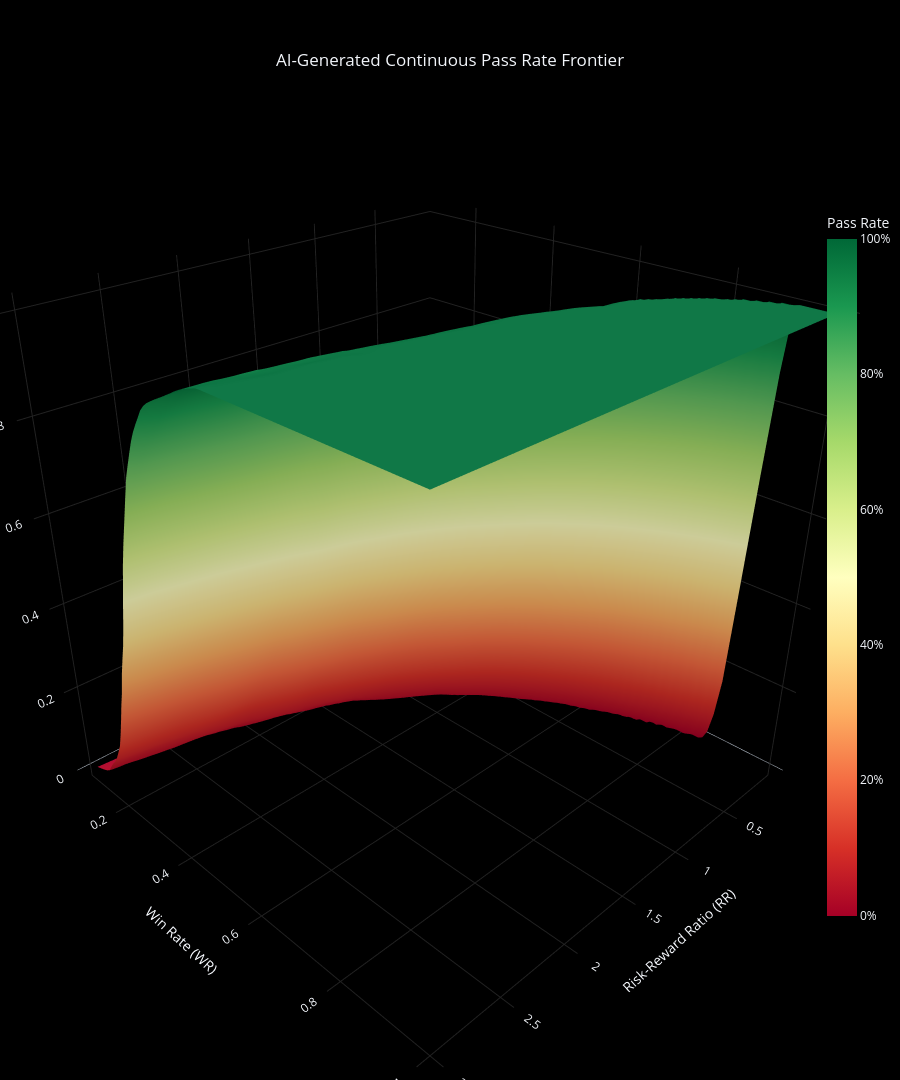

Notebook cell for this chart:
### Code cell
# 1. Create the massive, high-density evaluation grid
dense_rr = np.linspace(df_validation['RR'].min(), df_validation['RR'].max(), 100)
dense_wr = np.linspace(df_validation['WR'].min(), df_validation['WR'].max(), 100)
RR_mesh, WR_mesh = np.meshgrid(dense_rr, dense_wr)

# Calculate EV for each point in the grid
EV_mesh = (WR_mesh * RR_mesh) - (1 - WR_mesh)

# Flatten and scale the grid coordinates
grid_inputs = np.c_[RR_mesh.ravel(), WR_mesh.ravel()]
grid_inputs_scaled = scaler.transform(grid_inputs)

# 2. Convert to Tensor and smash it through the GPU
grid_tensor = torch.tensor(grid_inputs_scaled, dtype=torch.float32).to(device)
nn_model.eval()
with torch.no_grad():
    predictions_tensor = nn_model(grid_tensor)
    Z_smooth = predictions_tensor.cpu().numpy().reshape(RR_mesh.shape)

Z_smooth = np.clip(Z_smooth, 0.0, 1.0)

# Pre-format hover text
hover_text = np.empty(RR_mesh.shape, dtype=object)
for i in range(len(dense_wr)):
    for j in range(len(dense_rr)):
        hover_text[i, j] = f"<b>RR:</b> {dense_rr[j]:.2f}<br><b>WR:</b> {dense_wr[i]:.1%}<br><b>Pass Rate:</b> {Z_smooth[i,j]:.1%}<br><b>EV:</b> {EV_mesh[i,j]:.3f}"

# 3. Build the Ultimate Dark Mode Surface Map
fig_smooth = go.Figure(data=[go.Surface(
    x=dense_rr, y=dense_wr, z=Z_smooth,
    hovertext=hover_text,
    colorscale='RdYlGn',
    hoverinfo='text',
    colorbar=dict(title=dict(text='Pass Rate', side='top'), tickformat='.0%', x=0.95, len=0.7)
)])

fig_smooth.update_layout(
    template='plotly_dark', paper_bgcolor='#000000', autosize=True, height=1080,
    margin=dict(l=0, r=0, b=0, t=50),
    title={'text': "AI-Generated Continuous Pass Rate Frontier", 'y': 0.95, 'x': 0.5, 'xanchor': 'center'},
    scene=dict(
        bgcolor='#000000',
        xaxis=dict(backgroundcolor='#000000', gridcolor='#222222', showbackground=True, title='Risk-Reward Ratio (RR)'),
        yaxis=dict(backgroundcolor='#000000', gridcolor='#222222', showbackground=True, title='Win Rate (WR)'),
        zaxis=dict(backgroundcolor='#000000', gridcolor='#222222', showbackground=True, title='Pass Rate'),
        aspectmode='cube', camera=dict(eye=dict(x=1.4, y=1.4, z=1.1))
    )
)

from IPython.display import display, HTML
display(HTML("<style>.plotly-graph-div { margin: 0 auto !important; }</style>"))
fig_smooth.show()

### Figure 1 — Plotly figure (JSON) as saved in the notebook; plotly's stock layout.template omitted (floating-point values rounded to 4 significant figures; data arrays with more than 128 entries replaced by an {"elided": "..."} marker saying what was removed)
{"data": [{"colorbar": {"len": 0.7, "tickformat": ".0%", "title": {"side": "top", "text": "Pass Rate"}, "x": 0.95}, "colorscale": [[0, "rgb(165,0,38)"], [0.1, "rgb(215,48,39)"], [0.2, "rgb(244,109,67)"], [0.3, "rgb(253,174,97)"], [0.4, "rgb(254,224,139)"], [0.5, "rgb(255,255,191)"], [0.6, "rgb(217,239,139)"], [0.7, "rgb(166,217,106)"], [0.8, "rgb(102,189,99)"], [0.9, "rgb(26,152,80)"], [1, "rgb(0,104,55)"]], "hoverinfo": "text", "hovertext": {"elided": "100x100 str values"}, "type": "surface", "x": [0.1001, 0.1294, 0.1587, 0.188, 0.2173, 0.2466, 0.2759, 0.3051, 0.3344, 0.3637, 0.393, 0.4223, 0.4516, 0.4809, 0.5102, 0.5395, 0.5687, 0.598, 0.6273, 0.6566, 0.6859, 0.7152, 0.7445, 0.7738, 0.803, 0.8323, 0.8616, 0.8909, 0.9202, 0.9495, 0.9788, 1.008, 1.037, 1.067, 1.096, 1.125, 1.155, 1.184, 1.213, 1.242, 1.272, 1.301, 1.33, 1.36, 1.389, 1.418, 1.447, 1.477, 1.506, 1.535, 1.565, 1.594, 1.623, 1.652, 1.682, 1.711, 1.74, 1.77, 1.799, 1.828, 1.857, 1.887, 1.916, 1.945, 1.975, 2.004, 2.033, 2.062, 2.092, 2.121, 2.15, 2.18, 2.209, 2.238, 2.267, 2.297, 2.326, 2.355, 2.385, 2.414, 2.443, 2.472, 2.502, 2.531, 2.56, 2.59, 2.619, 2.648, 2.678, 2.707, 2.736, 2.765, 2.795, 2.824, 2.853, 2.883, 2.912, 2.941, 2.97, 3.0], "y": [0.1001, 0.1092, 0.1183, 0.1274, 0.1364, 0.1455, 0.1546, 0.1637, 0.1728, 0.1819, 0.191, 0.2001, 0.2092, 0.2183, 0.2273, 0.2364, 0.2455, 0.2546, 0.2637, 0.2728, 0.2819, 0.291, 0.3001, 0.3092, 0.3182, 0.3273, 0.3364, 0.3455, 0.3546, 0.3637, 0.3728, 0.3819, 0.391, 0.4001, 0.4091, 0.4182, 0.4273, 0.4364, 0.4455, 0.4546, 0.4637, 0.4728, 0.4819, 0.491, 0.5, 0.5091, 0.5182, 0.5273, 0.5364, 0.5455, 0.5546, 0.5637, 0.5728, 0.5819, 0.5909, 0.6, 0.6091, 0.6182, 0.6273, 0.6364, 0.6455, 0.6546, 0.6637, 0.6727, 0.6818, 0.6909, 0.7, 0.7091, 0.7182, 0.7273, 0.7364, 0.7455, 0.7546, 0.7636, 0.7727, 0.7818, 0.7909, 0.8, 0.8091, 0.8182, 0.8273, 0.8364, 0.8455, 0.8545, 0.8636, 0.8727, 0.8818, 0.8909, 0.9, 0.9091, 0.9182, 0.9273, 0.9364, 0.9454, 0.9545, 0.9636, 0.9727, 0.9818, 0.9909, 1.0], "z": {"elided": "100x100 float values"}}], "layout": {"autosize": true, "height": 1080, "margin": {"b": 0, "l": 0, "r": 0, "t": 50}, "paper_bgcolor": "#000000", "scene": {"aspectmode": "cube", "bgcolor": "#000000", "camera": {"eye": {"x": 1.4, "y": 1.4, "z": 1.1}}, "xaxis": {"backgroundcolor": "#000000", "gridcolor": "#222222", "showbackground": true, "title": {"text": "Risk-Reward Ratio (RR)"}}, "yaxis": {"backgroundcolor": "#000000", "gridcolor": "#222222", "showbackground": true, "title": {"text": "Win Rate (WR)"}}, "zaxis": {"backgroundcolor": "#000000", "gridcolor": "#222222", "showbackground": true, "title": {"text": "Pass Rate"}}}, "title": {"text": "AI-Generated Continuous Pass Rate Frontier", "x": 0.5, "xanchor": "center", "y": 0.95}}}
